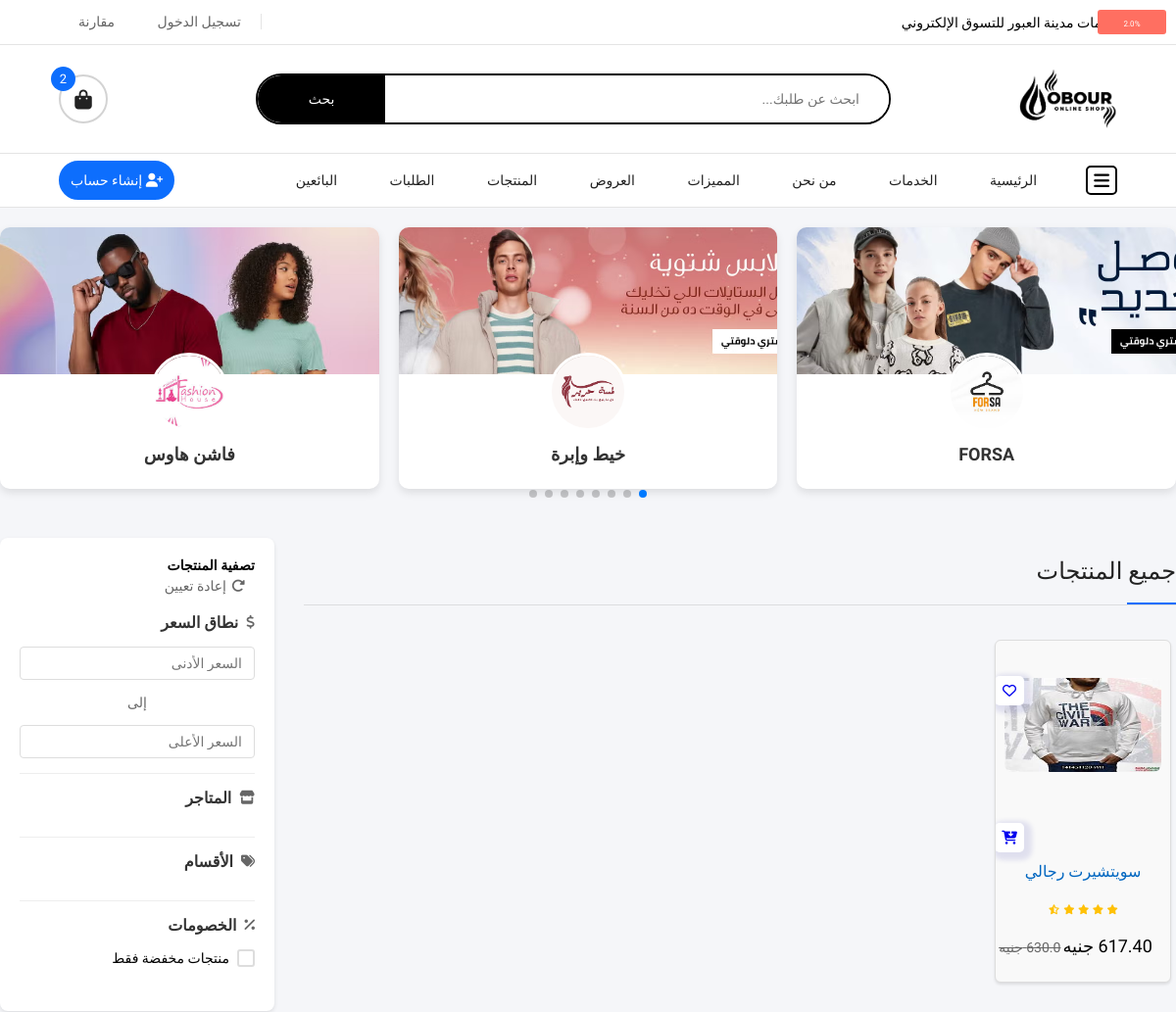
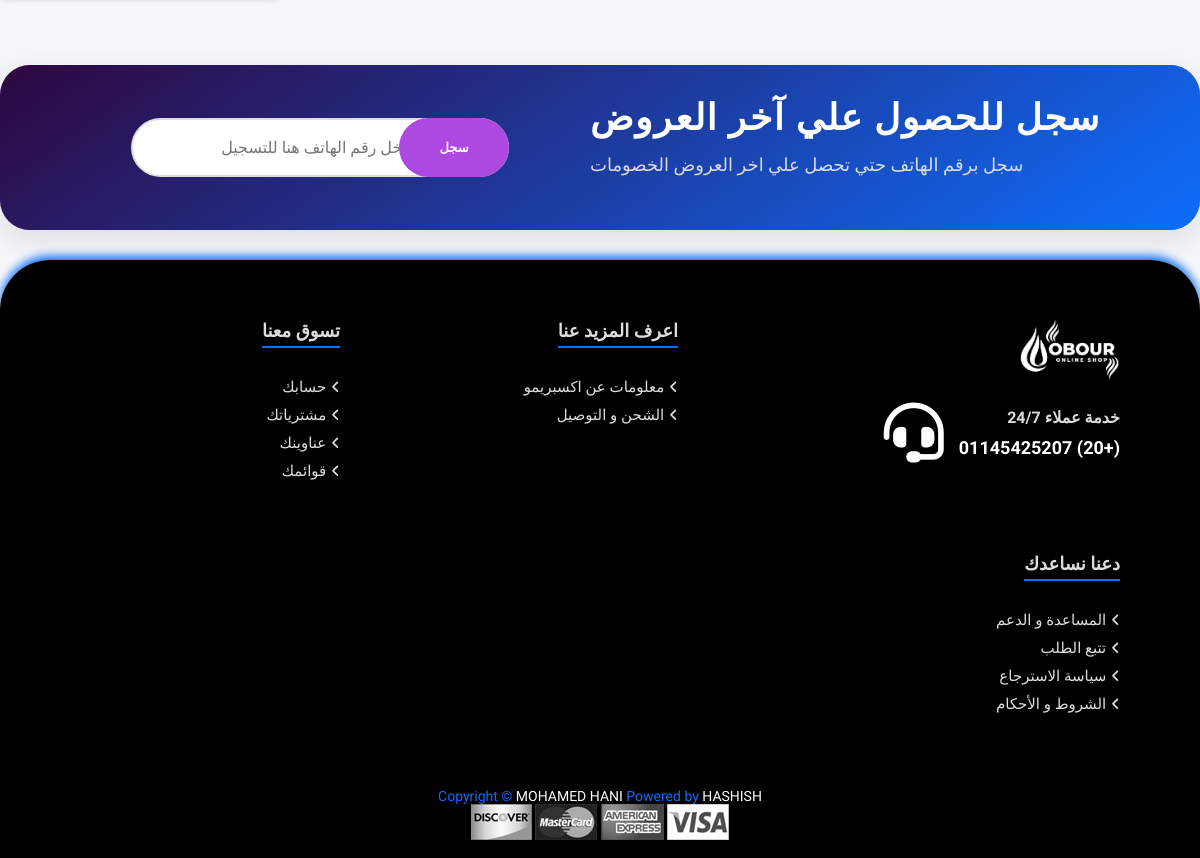
/category_products/ملابس, run on the app's committed database (2 pictures, top to bottom).
### appobourcity/models.py (models this page shows, shortened)
class Seller(db.Model, UserMixin):
    __tablename__ = 'sellers'
    seller_id = db.Column(db.Integer, primary_key=True, nullable=False)
    seller_name = db.Column(db.String(255), nullable=False)
    store_name = db.Column(db.String(255), nullable=True)
    store_category = db.Column(db.String(255), nullable=True)
    email = db.Column(db.String(255), nullable=False, unique=True)
    phone = db.Column(db.String(50), nullable=False)
    governorate = db.Column(db.String(255), nullable=False)
    city = db.Column(db.String(255), nullable=False)
    village = db.Column(db.String(255), nullable=False)
    store_image = db.Column(db.String(255), nullable=True)
    owner_image = db.Column(db.String(255), nullable=True , default='th.jpg')
    owner_banner = db.Column(db.String(255), nullable=True , default='banner_seller.png')
    registration_date = db.Column(db.DateTime, nullable=False, default=datetime.now)
    last_login = db.Column(db.DateTime, nullable=True)
    password = db.Column(db.String(255), nullable=False)
    status = db.Column(db.Boolean, default=False)  # True = نشط، False = غير نشط
    is_seller = db.Column(db.Boolean, default=False)  # True = بائع False = غير بائع
    rating = db.Column(db.Float, nullable=True, default=1.0)
    comment = db.Column(db.String(255), nullable=True)
    street_address = db.Column(db.String(255), nullable=True)  # عنوان الشارع
    products = db.relationship('Product', backref='associated_seller', cascade="all, delete-orphan", passive_deletes=True)
    subcategories = db.relationship('Subcategory', backref='seller', cascade='all, delete-orphan', passive_deletes=True)

class Product(db.Model):
    __tablename__ = 'products'
    product_id = db.Column(db.Integer, primary_key=True)
    category_id = db.Column(db.Integer, db.ForeignKey('subcategories.id'), nullable=True)
    seller_id = db.Column(db.Integer, db.ForeignKey('sellers.seller_id', ondelete="CASCADE"), nullable=True)  # الربط بالبائع
    product_name = db.Column(db.String(255), nullable=False)
    description = db.Column(db.Text)
    price = db.Column(db.Float, nullable=False)
    stock_quantity = db.Column(db.Integer, nullable=False)
    product_category = db.Column(db.String(255), nullable=False)
    status = db.Column(db.Boolean, default=True)  # True = نشط، False = غير نشط
    rating = db.Column(db.Float, nullable=True)
    discount = db.Column(db.Float, nullable=True, default=0.0)  # نسبة الخصم أو القيمة
    net_profit = db.Column(db.Float, nullable=True)  # صافي الربح
    total_after_commission = db.Column(db.Float, nullable=True)  # إجمالي المبلغ بعد العمولة
    image1 = db.Column(db.String(255))
    image2 = db.Column(db.String(255))
    image3 = db.Column(db.String(255))
    image4 = db.Column(db.String(255))
    image5 = db.Column(db.String(255))
    seller = db.relationship('Seller', backref='product_association', lazy=True, passive_deletes=True)
    offers = db.relationship('OfferProduct', backref='product', cascade='all, delete-orphan', lazy=True)

### appobourcity/routes.py (the view)
@app.route('/category_products/<category_name>', methods=['GET'])
def category_products(category_name):
    sellers = Seller.query.filter_by(store_category=category_name).all()
    products = Product.query.filter(Product.seller_id.in_([seller.seller_id for seller in sellers])).all()
    return render_template('site/category_products.html', products=products, top_sellers=sellers)

### appobourcity/templates/site/category_products.html (shortened to what this page needs)
<!DOCTYPE html>
<html lang="ar">
<head>
    <link rel="stylesheet" href="../../static/swiperJs/swiper-bundle.min.css" />
    <link rel="stylesheet" href="https://cdnjs.cloudflare.com/ajax/libs/font-awesome/6.4.0/css/all.min.css">
    <link rel="stylesheet" href="https://cdn.jsdelivr.net/npm/swiper/swiper-bundle.min.css"/>
    <link rel="stylesheet" href="../../static/css/site/trader_details.css">
    <link rel="stylesheet" href="../../static/css/site/all_product.css">
</head>
<body class="menu-side-in-bag">
    <header>
        <div class="header-top">
            <div class="contanier">
             <p>خدمات مدينة العبور للتسوق الإلكتروني</p>
             <div class="link-top-heder">
                 {% if not current_user.is_authenticated %}
                 <a href="login">تسجيل الدخول</a>
                 {% endif %}
                 <a href="#">مقارنة</a>
             </div>
         </div>
           </div>
           <div class="header-info">
            <div class="contanier">
                <img src="../../static/img/site/alpha.png" alt="Logo" class="small-logo black-image">
            <div class="search-bar">
                <form action="">
                    <input type="search" placeholder="ابحث عن طلبك...">
                    <button class="btn-srch">بحث</button>
                </form>
            </div>
            <div class="card">
                <a href="/cart"><i class="fa-solid fa-bag-shopping"></i> <span class="count-in-card">2</span></a>
            </div>
            </div>
        </div>
        <div class="header-bottom">
           <div class="contanier">
            <i id="open-side" class="fa-solid fa-bars"></i>
            <ul class="nav-links">
                <li><a href="/"> الرئيسية</a>
                </li>
                <li>
                    <a href="Services.html">الخدمات </a>
                </li>
                <li>
                    <a href="about.html">من نحن</a>
                </li>
                <li>
                    <a href="contact.html">المميزات</a>
                </li>
                <li><a href="/offer_details">العروض</a></li>
                <li><a href="/allproduct">المنتجات</a></li>
                <li><a href="/my-orders">الطلبات</a></li>
                <li><a href="/alltrader">البائعين</a></li>
            </ul>
            {% if not current_user.is_authenticated %}
            <a href="signup" class="sign-in-btn"><i class="fa-solid fa-user-plus"></i> إنشاء حساب </a>
            {% endif %}
           </div>
        </div>
    </header>
    <div class="swiper mySwiper">
        <div class="swiper-wrapper">
            {% for seller in top_sellers %}
            <div class="swiper-slide">
                <a style="text-decoration:none;" href="{{ url_for('trader_details', seller_id=seller.seller_id) }}" class="card-link">
                <div class="seller-card">
                    <img src="../../static/uploads/Trader/banner/{{ seller.owner_banner }}" alt="Banner" class="seller-banner" />
                    <div class="seller-info">
                        <img src="../../static/uploads/Trader/logo/{{ seller.store_image }}" alt="Owner" class="seller-avatar" />
                        <h3 class="seller-name">{{ seller.store_name }}</h3>
                    </div>
                </div>
            </a>
            </div>
            {% endfor %}
        </div>
        <div class="swiper-pagination"></div>
    </div>
<div class="products-with-filter container">
    <aside class="filter-sidebar">
        <div class="filter-wrapper">
            <div class="filter-header">
                <h3>تصفية المنتجات</h3>
                <button id="resetFilters" class="btn-reset">
                    <i class="fas fa-redo-alt"></i> إعادة تعيين
                </button>
            </div>
            <div class="filter-group">
                <h4>
                    <i class="fas fa-dollar-sign"></i>
                    نطاق السعر
                </h4>
                <div class="price-range">
                    <div class="price-input">
                        <input type="number" id="minPrice" placeholder="السعر الأدنى">
                    </div>
                    <div class="price-separator">إلى</div>
                    <div class="price-input">
                        <input type="number" id="maxPrice" placeholder="السعر الأعلى">
                    </div>
                </div>
            </div>
            <div class="filter-group">
                <h4>
                    <i class="fas fa-store"></i>
                    المتاجر
                </h4>
            </div>
            <div class="filter-group">
                <h4>
                    <i class="fas fa-tags"></i>
                    الأقسام
                </h4>
            </div>
            <div class="filter-group">
                <h4>
                    <i class="fas fa-percent"></i>
                    الخصومات
                </h4>
                <label class="custom-checkbox">
                    <span class="checkmark"></span>
                    <span class="label-text">منتجات مخفضة فقط</span>
                </label>
            </div>
        </div>
    </aside>
    <main class="products-content">
        <div class="section-head">
            <h4>جميع <span>المنتجات</span></h4>
        </div>
        <section class="sale-sec container">
            <div class="boxs2 boxs">
                {% for product in products %}
                <div class="box column product-item2 product-item custom-small-card">
                    <div class="div-img2 div-img">
                        {% if product.discount != 0.0 %}
                        <span class="discount">{{ product.discount }}%</span>
                        {% endif %}
                        <a href="{{ url_for('product_details', product_id=product.product_id) }}">
                            <img src="{{ url_for('static', filename='uploads/products/' ~ product.image1) }}" class="img-product">
                        </a>
                        <div class="product-btn" style="position: relative;">
                            <ul class="product-action">
                                <li style="position: absolute; top: 10px;">
                                    <a href="#"><i class="fa-regular fa-heart active"></i></a>
                                </li>
                                <li style="position: absolute; bottom: 10px; left: 10px;">
                                    <a href="#" class="add-to-cart" data-product-id="{{ product.product_id }}" data-seller-id="{{ current_user.seller_id }}">
                                        <i class="fa-solid fa-cart-arrow-down"></i>
                                    </a>
                                </li>
                            </ul>
                        </div>
                    </div>
                    <div class="content2">
                        <a href="{{ url_for('product_details', product_id=product.product_id) }}" class="product-item-link">
                            {% if product.product_name|length > 30 %}
                            {{ product.product_name[:30] }}...
                            <a href="#" title="{{ product.product_name }}">المزيد</a>
                            {% else %}
                            {{ product.product_name }}
                            {% endif %}
                        </a>
                        <div class="stars">
                            <i class="fa-solid fa-star"></i>
                            <i class="fa-solid fa-star"></i>
                            <i class="fa-solid fa-star"></i>
                            <i class="fa-solid fa-star"></i>
                            <i class="fa-solid fa-star-half-stroke"></i>
                        </div>
                        <div class="price">
                            <span>{{ "%.2f"|format(product.total_after_commission * (1 - (product.discount / 100))) }} جنيه</span>
                            {% if product.discount != 0.0 %}
                            <del>{{ product.total_after_commission }} جنيه</del>
                            {% endif %}
                        </div>
                    </div>
                </div>
                {% endfor %}
            </div>
        </section>
    </main>
</div>
    <div class="newsletter">
        <div class="container">
            <div class="subscribe-content">
                <div class="text">
                    <h4>سجل للحصول علي آخر العروض</h4>
                    <p>سجل برقم الهاتف حتي تحصل علي اخر العروض الخصومات</p>
                </div>
            </div>
            <div class="subscribe-form">
                <form action="">
                    <input type="phone" placeholder="أدخل رقم الهاتف هنا للتسجيل" required>
                    <button class="btn-srch" type="submit">سجل</button>
                </form>
            </div>
        </div>
    </div>
    <footer>
        <div class="contanier">
            <div class="top-footer">
                <div class="row">
                    <img src="../../static/img/site/alpha.png" alt="" class="small-logo">
                    <div class="hotline">
                        <div class="hotline-text">
                            <h6>خدمة عملاء 24/7</h6>
                            <a href="https://wa.me/+201145425207?text=مرحبًا، أريد الاستفسار عن الخدمة"target="_blank"><span>(+20) 01145425207</span></a>
                        </div>
                        <i class="fa-solid fa-headset"></i>
                    </div>
                </div>
                <div class="small-row">
                    <h6> اعرف المزيد عنا</h6>
                    <div class="links-row">
                        <a href="#"> <i class="fa-solid fa-angle-left"></i>معلومات عن اكسبريمو </a>
                        <a href="#"><i class="fa-solid fa-angle-left"></i>الشحن و التوصيل </a>
                    </div>
                </div>
                <div class="small-row">
                    <h6> تسوق معنا</h6>
                    <div class="links-row">
                        <a href="/profile"><i class="fa-solid fa-angle-left"></i>حسابك</a>
                        <a href="#"> <i class="fa-solid fa-angle-left"></i>مشترياتك</a>
                        <a href="#"> <i class="fa-solid fa-angle-left"></i>عناوينك</a>
                        <a href="#"> <i class="fa-solid fa-angle-left"></i>قوائمك</a>
                    </div>
                </div>
                <div class="small-row">
                    <h6> دعنا نساعدك</h6>
                    <div class="links-row">
                        <a href="#"><i class="fa-solid fa-angle-left"></i>المساعدة و الدعم</a>
                        <a href="#"><i class="fa-solid fa-angle-left"></i>تتبع الطلب</a>
                        <a href="#"><i class="fa-solid fa-angle-left"></i>سياسة الاسترجاع</a>
                        <a href="#"><i class="fa-solid fa-angle-left"></i>الشروط و الأحكام </a>
                    </div>
                </div>
            </div>
        </div>
        <div class="bottom-footer">
            <div class="contanier">
                <p>Copyright &copy; <span>MOHAMED HANI</span> Powered by <span>HASHISH</span></p>
                <div class="payment">
                <img src="../../static/img/site/payment-1.png" alt="">
                <img src="../../static/img/site/payment-2.png" alt="">
                <img src="../../static/img/site/payment-3.png" alt="">
                <img src="../../static/img/site/payment-4.png" alt="">
            </div>
            </div>
        </div>
    </footer>
</body>
</html>

### data on the page
Seller: owner_banner (picture), store_image (picture), store_name "FORSA"
Seller: owner_banner (picture), store_image (picture), store_name "خيط وإبرة"
Seller: owner_banner (picture), store_image (picture), store_name "فاشن هاوس"
Product: discount "2.0", image1 (picture), product_name "سويتشيرت رجالي", total_after_commission "630.0"
